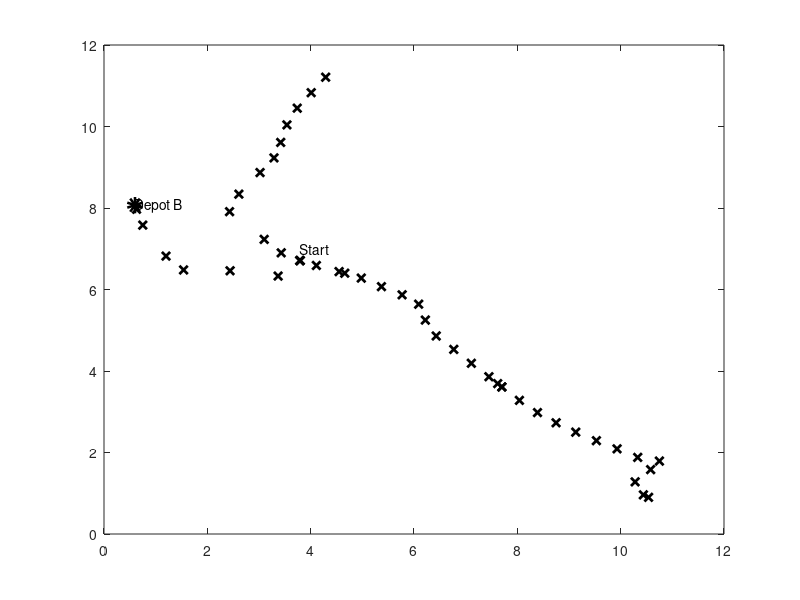

Here is the MATLAB script that generated this plot: (Note: this script raises an error after producing the figure.)
clc
close all
speed_factor = 1;
%% Plot the data points
x = [4.29, 4.01, 3.74, 7.7, 3.42, 3.29, 3.02, 2.61, 2.43, 3.1, 3.43, 3.8, 0.6, 0.63, 0.75, 1.2, 1.54, 2.44, 3.37, 3.79, 10.54, 10.44, 10.28, 10.58, 10.75, 10.33, 9.93, 9.53, 9.13, 8.75, 8.39, 8.04, 7.7, 7.62, 7.45, 7.11, 6.77, 6.43, 6.22, 6.09, 5.77, 5.37, 4.98, 4.66, 4.55, 4.11, 3.79, 3.54];
y = [11.21, 10.83, 10.45, 3.61, 9.61, 9.23, 8.87, 8.34, 7.91, 7.23, 6.9, 6.71, 8.07, 7.97, 7.58, 6.82, 6.48, 6.46, 6.33, 6.71, 0.9, 0.96, 1.28, 1.58, 1.79, 1.88, 2.09, 2.29, 2.5, 2.73, 2.98, 3.28, 3.61, 3.69, 3.86, 4.19, 4.53, 4.86, 5.25, 5.64, 5.87, 6.07, 6.28, 6.4, 6.44, 6.59, 6.71, 10.04];
for i = 1:length(x)
    if x(i) == 0.6 && y(i) == 8.07
        plot(x(i), y(i), 'ko', 'Linewidth', 6); hold on
    else
        plot(x(i), y(i), 'kx', 'LineWidth', 2); hold on
    end
end
text(0.6, 8.07, 'Depot B', 'Color', 'Black', 'FontSize', 10);
text(3.79, 7, 'Start', 'Color', 'Black', 'FontSize', 10);
%% Read the excel data for animation
full_table = readtable('Interpolated_data_genetic_algorithm_depotbstrt_ICUAS_22.xlsx');
x1_tab_val = full_table.x;
x2_tab_val = full_table.x_1;

y1_tab_val = full_table.y;
y2_tab_val = full_table.y_1;

acu_x1 = transpose(x1_tab_val);
acu_x2 = transpose(x2_tab_val);

acu_y1 = transpose(y1_tab_val);
acu_y2 = transpose(y2_tab_val);

%% Create movie and start animation
mov = VideoWriter('UAV_UGV_animation_optimized_UGV_params_genetic_algorithm_multistart_3stops.avi');
mov.FrameRate=5;
open(mov);
for k = 1 : length(acu_x1)
    wall_clock_time = sprintf('Wall time elapsed = %d minutes', k);
    time = text(4, 10, wall_clock_time, 'Color', 'Black', 'Fontsize', 10);
    if (k == 1 || k == 2 || k == 3 || k == 4 || k == 5)
      d = plot(acu_x1(k), acu_y1(k), 'ro', 'LineWidth', 2);
      x0 = text(1, 10.5,'Start[0]','Color','red','FontSize',20);
%       y0 = text(1, 10,'Start[0]','Color','magenta','FontSize',20);
      z0 = text(1, 9.5,'Start[0]','Color','blue','FontSize',20);
    end
  uav_1 = plot(acu_x1(k), acu_y1(k), 'ro', 'LineWidth', 2);
  h1 = text(9, 11,'o - UAV 1','Color','red','FontSize',10);
  ugv = plot(acu_x2(k), acu_y2(k), 'bo', 'LineWidth', 6);
  h2 = text(9, 10,'O - UGV','Color','blue','FontSize',10);
  if (k == 1 || k == 15 || k == 18 || k == 21 || k == 24 || k == 28 || k == 36 || k == 57 || k == 58 || k == 60 || k == 61)
      x1 = plot(acu_x1(k), acu_y1(k), 'rx', 'Linewidth', 2);
  end

  xlim([min(x(:)), max(x(:))]);
  ylim([min(y(:)), max(y(:))]);
  writeVideo(mov,getframe);
  pause(0.1*speed_factor)

  h = [uav_1, ugv];
  delete(h)
  del = [x0, z0, d];
  delete(del)
  
  if (exist('y2','var')), delete(y2); end
  if (exist('time','var')), delete(time); end

end
%% Close the movie
close(mov);